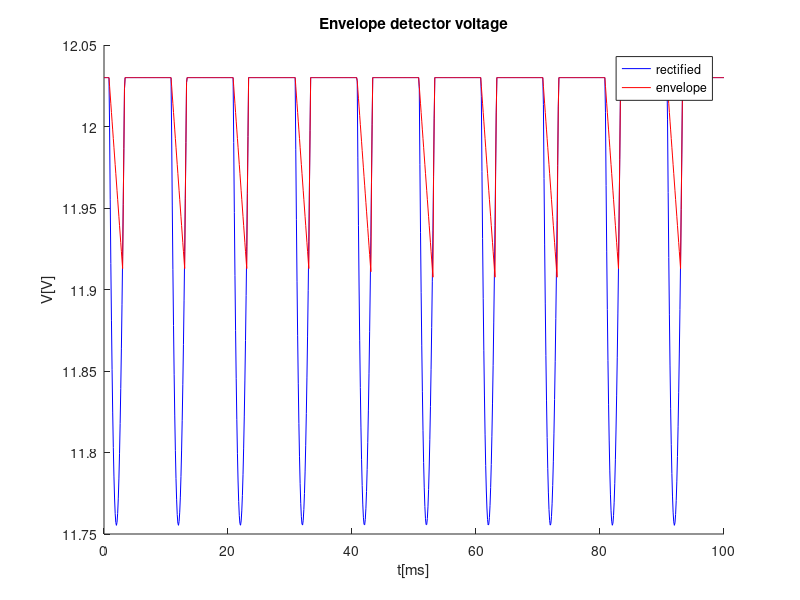
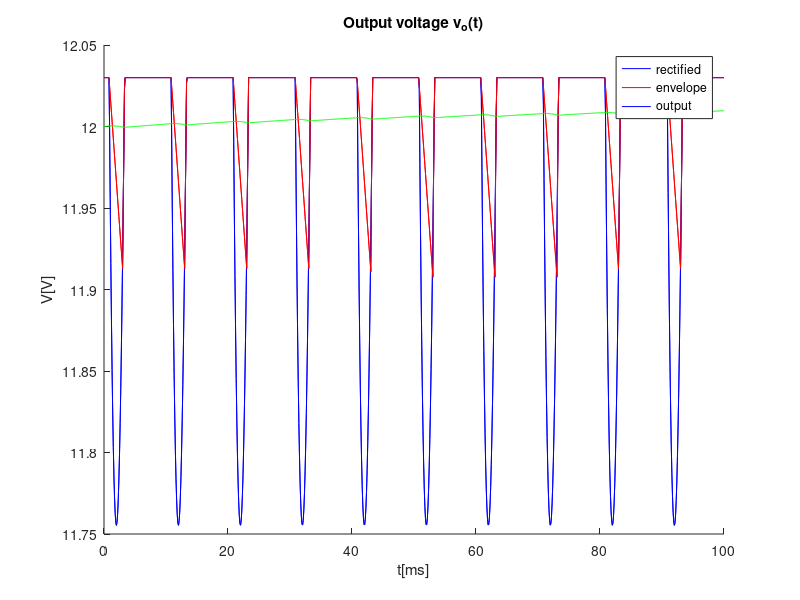
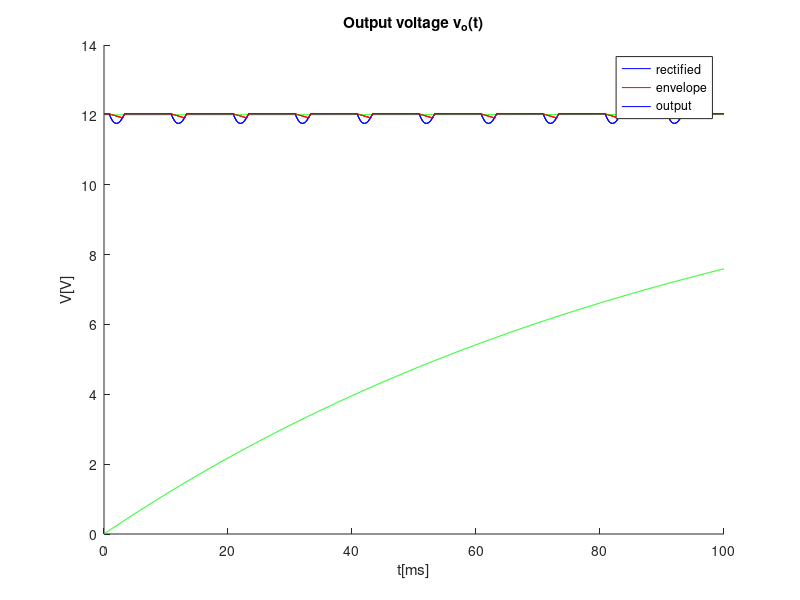

Write the MATLAB code that produced these figures, in order.
close all 
clear all
f=50;
w=2*pi*f;
R1=3.7224e3
C1=3.7224e-6
R2=15e3
C2=15e-6
R3=10e3
C3=10e-6

%print("AAAAAAAAA")

%envelope detector
A=20
t=linspace(0, 0.1, 1000);
vS = A * cos(w*t);
vOhr = zeros(1, length(t));
vO = zeros(1, length(t));
vLpf = zeros(1, length(t));
vEn = zeros(1, length(t));
vF = zeros(1, length(t));
vF2 = zeros(1, length(t));

vOFF=12.03;
vOnexp = A*cos(w*vOFF)*exp(-(t-vOFF)/R1/C1);

figure
for i=1:length(t)
  if (vS(i) > 0 || -vS(i)<0)
    vOhr(i) = vS(i);
  else
    vOhr(i) = -vS(i);
  endif
endfor

#plot(t*1000, vOhr)
hold

%print("AAAAAAAAA")

for i=1:length(t)
  for k=1:100
  #vO = A/sqrt(1+w^2*R^2*C^2) * cos(w*t - atan(w*R*C));
    vLpf(i)=vLpf(i)+1/(4*k*k-1)/sqrt(1+(2*k*w)^2*R1^2*C1^2)*cos(2*k*w*t(i)-atan(2*k*w*R1*C1));
  endfor
  vLpf(i)=A*2/pi-A*4/pi*vLpf(i)
  #vLpf(i)*=vS(1)
endfor

for i=1:length(t)
  if vLpf(i) < vOFF
    vO(i) = vLpf(i)
  #elseif vOnexp(i) > vOhr(i)
  #  vO(i) = 0;
  else 
    vO(i) = vOFF;
  endif
endfor

boo=1
tOFF=0
vHold=0
#envelope
for i=1:(length(t)-1)
  if ((boo==1)&&((vO(i+1)-vO(i))/(t(i+1)-t(i)) < -vO(i)/C2/R2))
    boo=0;
    tOFF=t(i)
    vHold=vO(i)
  endif
  if boo==0
    vEn(i)=vHold*exp(-(t(i)-tOFF)/R2/C2)
  else
    vEn(i)=vO(i)
  endif  
  if ((boo==0)&&(vEn(i)<vO(i)))
    boo=1
  endif
endfor
vEn(length(t))=vEn(length(t)-1)

vF(1)=12
h=0.1/1000
for i=1:(length(t)-1)
  vF(i+1)=vF(i)+h*(vEn(i)/R3/C3-vF(i)/R3/C3)
endfor

plot(t*1000, vO, "b")
title("Envelope detector voltage")
xlabel ("t[ms]")
ylabel ("V[V]")
hold on;
plot(t*1000, vEn, "r")
legend("rectified","envelope")
print ("venvelope.eps", "-depsc");

plot(t*1000, vO, "b")
title("Output voltage v_o(t)")
xlabel ("t[ms]")
ylabel ("V[V]")
hold on;
plot(t*1000, vEn, "r")
hold on;
plot(t*1000, vF, "g")
legend("rectified","envelope", "output")
print ("voutput.eps", "-depsc");

vF(1)=0
h=0.1/1000
for i=1:(length(t)-1)
  vF(i+1)=vF(i)+h*(vEn(i)/R3/C3-vF(i)/R3/C3)
endfor

plot(t*1000, vO, "b")
title("Output voltage v_o(t)")
xlabel ("t[ms]")
ylabel ("V[V]")
hold on;
plot(t*1000, vEn, "r")
hold on;
plot(t*1000, vF, "g")
legend("rectified","envelope", "output")
print ("voutput_init.eps", "-depsc");